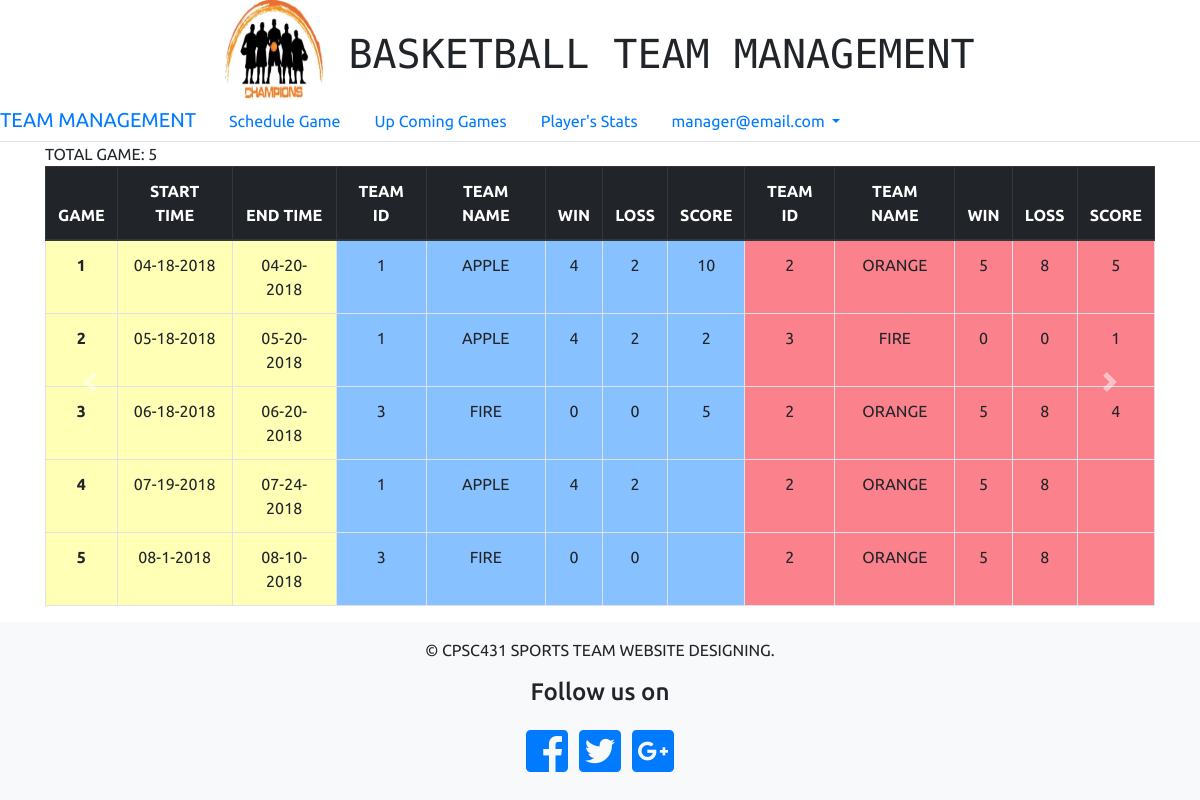
Page /regular_page.php (signed in) on the committed database.
### tables this page shows
CREATE TABLE PLAY
(
  PGAME_ID INT(10) UNSIGNED NOT NULL,
  PTEAM_ID INT(10) UNSIGNED NOT NULL,
  SCORE TINYINT(3) UNSIGNED DEFAULT 0,

  PRIMARY KEY(PGAME_ID,PTEAM_ID),

  CONSTRAINT FOREIGN KEY (PTEAM_ID) REFERENCES TEAMS(TEAM_ID),
  CONSTRAINT FOREIGN KEY (PGAME_ID) REFERENCES GAMES(GAME_ID)
);

CREATE TABLE GAMES
(
  GAME_ID INT(10) UNSIGNED NOT NULL AUTO_INCREMENT PRIMARY KEY,
  START_DAY VARCHAR(100),
  END_DAY VARCHAR(150) NOT NULL
);

CREATE TABLE TEAMS
(
  TEAM_ID INT(10) UNSIGNED NOT NULL AUTO_INCREMENT PRIMARY KEY,
  TMANAGER_ID INT(10) UNSIGNED NOT NULL,
  TEAM_NAME  VARCHAR(100),
  WIN TINYINT(3) UNSIGNED DEFAULT 0,
  LOSS TINYINT(3) UNSIGNED DEFAULT 0,

  FOREIGN KEY (TMANAGER_ID) REFERENCES MANAGER(MANAGER_ID)
);

### schedule_game.php (the view, shortened to what this page needs)
<!DOCTYPE html>
<html>
  <head>
  </head>
  <body>
    <?php
      $link = mysqli_connect(DB_SERVER, DB_USERNAME, DB_PASSWORD, DB_NAME);
      $query = "SELECT G.GAME_ID, G.START_DAY, G.END_DAY, T.TEAM_NAME, T.WIN, T.LOSS, P.SCORE, P.PTEAM_ID
      FROM PLAY P, GAMES G, TEAMS T
      WHERE T.TEAM_ID = P.PTEAM_ID AND G.GAME_ID = P.PGAME_ID
      ORDER BY GAME_ID, G.START_DAY, G.END_DAY, T.TEAM_NAME";
      if ($stmt = $link->prepare($query)) {
        $stmt->execute();
        $stmt->store_result();
        $stmt->bind_result(
          $GID,
          $STD,
          $ETD,
          $TN,
          $W,
          $L,
          $SCORE,
          $TEAM_ID
        );
      }
    ?>
    <?php
      $row = (int) $stmt->num_rows / 2;
      echo "TOTAL GAME:  ".$row. "<br/>";
    ?>
    <table class="table table-bordered table-hover">
      <thead class="thead-dark">
        <tr class="info">
          <th scope="col">GAME</th>
          <th scope="col">START TIME</th>
          <th scope="col">END TIME</th>
          <th scope="col">TEAM ID</th>
          <th scope="col">TEAM NAME</th>
          <th scope="col">WIN</th>
          <th scope="col">LOSS</th>
          <th scope="col">SCORE</th>
          <th scope="col">TEAM ID</th>
          <th scope="col">TEAM NAME</th>
          <th scope="col">WIN</th>
          <th scope="col">LOSS</th>
          <th scope="col">SCORE</th>
        </tr>
      </thead>
      <?php
        while($stmt->fetch()){
          echo "<tr>\n";
          echo "<th scope=\"row\" style=\"background: #ffff004a\">".$GID."</th>\n";
          echo "<td style=\"background: #ffff004a\">".$STD."</td>\n";
          echo "<td style=\"background: #ffff004a\">".$ETD."</td>\n";
          echo "<td style=\"background: #007cff78\">".$TEAM_ID."</td>\n";
          echo "<td style=\"background: #007cff78\">".$TN."</td>\n";
          echo "<td style=\"background: #007cff78\">".$W."</td>\n";
          echo "<td style=\"background: #007cff78\">".$L."</td>\n";
          echo "<td style=\"background: #007cff78\">".$SCORE."</td>\n";
          $stmt->fetch();
          echo "<td style=\"background: #f7041b80\">".$TEAM_ID."</td>\n";
          echo "<td style=\"background: #f7041b80\">".$TN."</td>\n";
          echo "<td style=\"background: #f7041b80\">".$W."</td>\n";
          echo "<td style=\"background: #f7041b80\">".$L."</td>\n";
          echo "<td style=\"background: #f7041b80\">".$SCORE."</td>\n";
          echo "</tr>";
        }
      ?>
    </table>
  </body>
</html>

### css/regularpage.css (style rules this page uses)
body { font-family: 'Ubuntu', sans-serif; }
.table { text-align: center; }

### rows in the picture
play: PGAME_ID.GAME_ID "1", PGAME_ID.START_DAY "04-18-2018", PGAME_ID.END_DAY "04-20-2018", PTEAM_ID "1", PTEAM_ID.TEAM_NAME "APPLE", PTEAM_ID.WIN "4", PTEAM_ID.LOSS "2", SCORE "10", play.PTEAM_ID "2", teams.TEAM_NAME "ORANGE", teams.WIN "5", teams.LOSS "8", play.SCORE "5"
play: PGAME_ID.GAME_ID "2", PGAME_ID.START_DAY "05-18-2018", PGAME_ID.END_DAY "05-20-2018", PTEAM_ID "1", PTEAM_ID.TEAM_NAME "APPLE", PTEAM_ID.WIN "4", PTEAM_ID.LOSS "2", SCORE "2", play.PTEAM_ID "3", teams.TEAM_NAME "FIRE", teams.WIN "0", teams.LOSS "0", play.SCORE "1"
play: PGAME_ID.GAME_ID "3", PGAME_ID.START_DAY "06-18-2018", PGAME_ID.END_DAY "06-20-2018", PTEAM_ID "3", PTEAM_ID.TEAM_NAME "FIRE", PTEAM_ID.WIN "0", PTEAM_ID.LOSS "0", SCORE "5", play.PTEAM_ID "2", teams.TEAM_NAME "ORANGE", teams.WIN "5", teams.LOSS "8", play.SCORE "4"
play: PGAME_ID.GAME_ID "4", PGAME_ID.START_DAY "07-19-2018", PGAME_ID.END_DAY "07-24-2018", PTEAM_ID "1", PTEAM_ID.TEAM_NAME "APPLE", PTEAM_ID.WIN "4", PTEAM_ID.LOSS "2", play.PTEAM_ID "2", teams.TEAM_NAME "ORANGE", teams.WIN "5", teams.LOSS "8"
play: PGAME_ID.GAME_ID "5", PGAME_ID.START_DAY "08-1-2018", PGAME_ID.END_DAY "08-10-2018", PTEAM_ID "3", PTEAM_ID.TEAM_NAME "FIRE", PTEAM_ID.WIN "0", PTEAM_ID.LOSS "0", play.PTEAM_ID "2", teams.TEAM_NAME "ORANGE", teams.WIN "5", teams.LOSS "8"

### other values in the picture
$_SESSION['email'] "manager@email.com"
$row "5"
